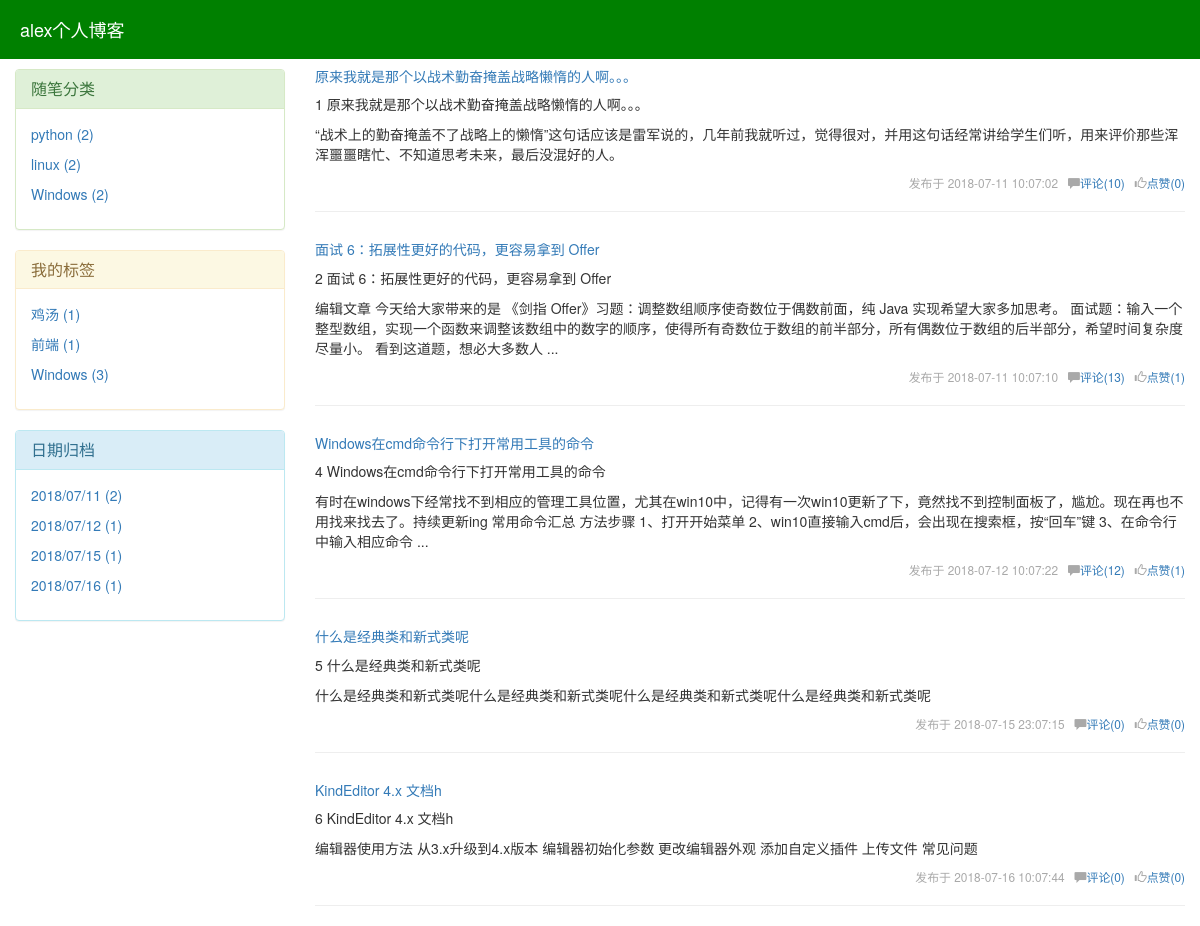
Page /alex/ on the committed database.
### blog/models.py (models this page shows, shortened)
class Blog(models.Model):
    nid = models.AutoField(primary_key=True)
    title = models.CharField(verbose_name='个人博客标题', max_length=64)
    site_name = models.CharField(verbose_name='站点名称', max_length=64)
    theme = models.CharField(verbose_name='博客主题', max_length=32)

class Category(models.Model):
    nid = models.AutoField(primary_key=True)
    title = models.CharField(verbose_name='分类标题', max_length=32)
    blog = models.ForeignKey(verbose_name='所属博客', to='Blog', to_field='nid', on_delete=models.CASCADE)

class Tag(models.Model):
    nid = models.AutoField(primary_key=True)
    title = models.CharField(verbose_name='标签名称', max_length=32)
    blog = models.ForeignKey(verbose_name='所属博客', to='Blog', to_field='nid', on_delete=models.CASCADE)

class Article(models.Model):
    nid = models.AutoField(primary_key=True)
    title = models.CharField(max_length=50, verbose_name='文章标题')
    desc = models.CharField(max_length=255, verbose_name='文章描述')
    create_time = models.DateTimeField(verbose_name='创建时间', auto_now_add=True)
    content = models.TextField()
    comment_count = models.IntegerField(default=0)
    up_count = models.IntegerField(default=0)
    down_count = models.IntegerField(default=0)
    user = models.ForeignKey(verbose_name='作者', to='UserInfo', to_field='nid', on_delete=models.CASCADE)
    category = models.ForeignKey(to='Category', to_field='nid', null=True, on_delete=models.CASCADE)
    tags = models.ManyToManyField(
        to="Tag",
        through='Article2Tag',
    )

### blog/views.py (the view, shortened to what this page needs)
# urls.py: re_path('(?P<username>\w+)/(?P<condition>category|tag|achrive)/(?P<params>.*)', views.homesite),
def homesite(request,username,**kwargs):
    user=UserInfo.objects.filter(username=username).first()
    if not user:
        return render(request,"not_found.html")
    blog=user.blog
    if not kwargs:
        article_list=Article.objects.filter(user__username=username)
    if not article_list:
        return render(request, "not_found.html")
    return render(request,"homesite.html",locals())

### blog/templatetags/my_tags.py (called while the page is built)
@register.inclusion_tag("left_region.html")
def get_query_data(username):
    user=UserInfo.objects.filter(username=username).first()
    blog=user.blog
    cate_list = Category.objects.filter(blog=blog).annotate(c=Count("article__title")).values_list("title","c")
    tag_list = Tag.objects.filter(blog=blog).annotate(c=Count("article__title")).values_list("title","c")
    date_list=Article.objects.filter(user=user).extra(select={"y_m_d_date":"strftime('%%Y/%%m/%%d',create_time)"}).values_list("y_m_d_date").annotate(c=Count("title")).values_list("y_m_d_date","c")
    return {"blog":blog,"username":username,"cate_list":cate_list,"tag_list":tag_list,"date_list":date_list}

### templates/homesite.html
{% extends "base.html" %}
{% block content %}
    <div class="article_list">
        {% for article in article_list %}
            <div class="article_item clearfix">
                <h5><a href="/{{ username }}/articles/{{ article.pk }}">{{ article.title }}</a></h5>
                <p>{{ article.pk }} {{ article.title }}</p>
                <div>
                        <span class="desc">
                          {{ article.desc }}
                        </span>
                </div>
                <div class="info small pull-right">
                    发布于 <span>{{ article.create_time|date:'Y-m-d H:m:i' }}</span>&nbsp;&nbsp;
                    <span class="glyphicon glyphicon-comment"></span><a
                        href="">评论({{ article.comment_count }})</a>&nbsp;&nbsp;
                    <span class="glyphicon glyphicon-thumbs-up"></span><a href="">点赞({{ article.up_count }})</a>
                </div>
            </div>
            <hr>
        {% endfor %}
    </div>
{% endblock %}

### templates/base.html (shortened to what this page needs)
<!DOCTYPE html>
<html lang="en">
<head>
    <link rel="stylesheet" href="/static/bootstrap/css/theme/{{ blog.theme }}">
    <link rel="stylesheet" href="/static/bootstrap/css/bootstrap.css">
    <link rel="stylesheet" href="/static/bootstrap/css/article_detail.css">
</head>
<body>
<div class="header">
    <p class="title">{{ blog.title }}</p>
</div>
<div class="container-fluid">
    <div class="row">
        <div class="col-md-3">
           {% load my_tags %}
            {% get_query_data username %}
        </div>
        <div class="col-md-9">
            {% block content %}
            {% endblock %}
        </div>
    </div>
</div>
</body>
</html>

### templates/left_region.html
<div class="left_region">
    <div class="panel panel-success">
        <div class="panel-heading">
            <h3 class="panel-title">随笔分类</h3>
        </div>
        <div class="panel-body">
            {% for cate in cate_list %}
                <p><a href="/{{ username }}/category/{{ cate.0 }}">{{ cate.0 }} ({{ cate.1 }})</a></p>
            {% endfor %}
        </div>
    </div>
    <div class="panel panel-warning">
        <div class="panel-heading">
            <h3 class="panel-title">我的标签</h3>
        </div>
        <div class="panel-body">
            {% for tag in tag_list %}
                <p><a href="/{{ username }}/tag/{{ tag.0 }}">{{ tag.0 }} ({{ tag.1 }})</a></p>
            {% endfor %}
        </div>
    </div>
    <div class="panel panel-info">
        <div class="panel-heading">
            <h3 class="panel-title">日期归档</h3>
        </div>
        <div class="panel-body">
             {% for date in date_list %}
                <p><a href="/{{ username }}/achrive/{{ date.0 }}">{{ date.0 }} ({{ date.1 }})</a></p>
             {% endfor %}
        </div>
    </div>
</div>

### rows in the picture
Blog: title "alex个人博客"
Category: title "linux", nid "2"
Tag: title "Windows", nid "3"
Article: title "原来我就是那个以战术勤奋掩盖战略懒惰的人啊。。。", pk "1", desc "“战术上的勤奋掩盖不了战略上的懒惰”这句话应该是雷军说的，几年前我就听过，觉得很对，并用这句话经常讲给学生们听，用来评价那些浑浑噩噩瞎忙、不知道思考未来，最后没混好的人。", create_time "2018-07-11 10:07:02", comment_count "10", up_count "0"
Article: title "面试 6：拓展性更好的代码，更容易拿到 Offer", pk "2", desc "编辑文章 今天给大家带来的是 《剑指 Offer》习题：调整数组顺序使奇数位于偶数前面，纯 Java 实现希望大家多加思考。 面试题：输入一个整型数组，实现一个函数来调整该数组中的数字的顺序，使得所有奇数位于数组的前半部分，所有偶数位于数组的后半部分，希望时间复杂度尽量小。 看到这道题，想必大多数人 ...", create_time "2018-07-11 10:07:10", comment_count "13", up_count "1"
Article: title "Windows在cmd命令行下打开常用工具的命令", pk "4", desc "有时在windows下经常找不到相应的管理工具位置，尤其在win10中，记得有一次win10更新了下，竟然找不到控制面板了，尴尬。现在再也不用找来找去了。持续更新ing 常用命令汇总 方法步骤 1、打开开始菜单 2、win10直接输入cmd后，会出现在搜索框，按“回车”键 3、在命令行中输入相应命令 ...", create_time "2018-07-12 10:07:22", comment_count "12", up_count "1"
Article: title "什么是经典类和新式类呢", pk "5", desc "什么是经典类和新式类呢什么是经典类和新式类呢什么是经典类和新式类呢什么是经典类和新式类呢", create_time "2018-07-15 23:07:15", comment_count "0", up_count "0"
Article: title "KindEditor 4.x 文档h", pk "6", desc "编辑器使用方法 从3.x升级到4.x版本 编辑器初始化参数 更改编辑器外观 添加自定义插件 上传文件 常见问题", create_time "2018-07-16 10:07:44", comment_count "0", up_count "0"

### other values in the picture
{{ cate.0 }} "python" "Windows"
{{ cate.1 }} "2" "2"
{{ tag.0 }} "鸡汤" "前端"
{{ tag.1 }} "1" "1"
{{ date.0 }} "2018/07/11" "2018/07/12" "2018/07/15" "2018/07/16"
{{ date.1 }} "2" "1" "1" "1"
